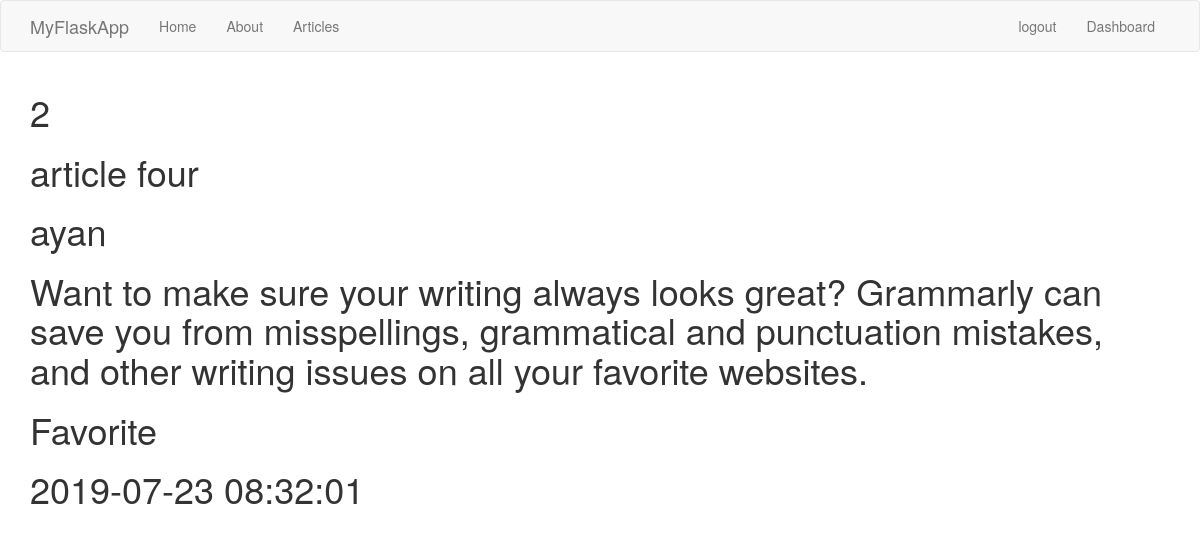
Page /article/2 (signed in) on the earlier database version.
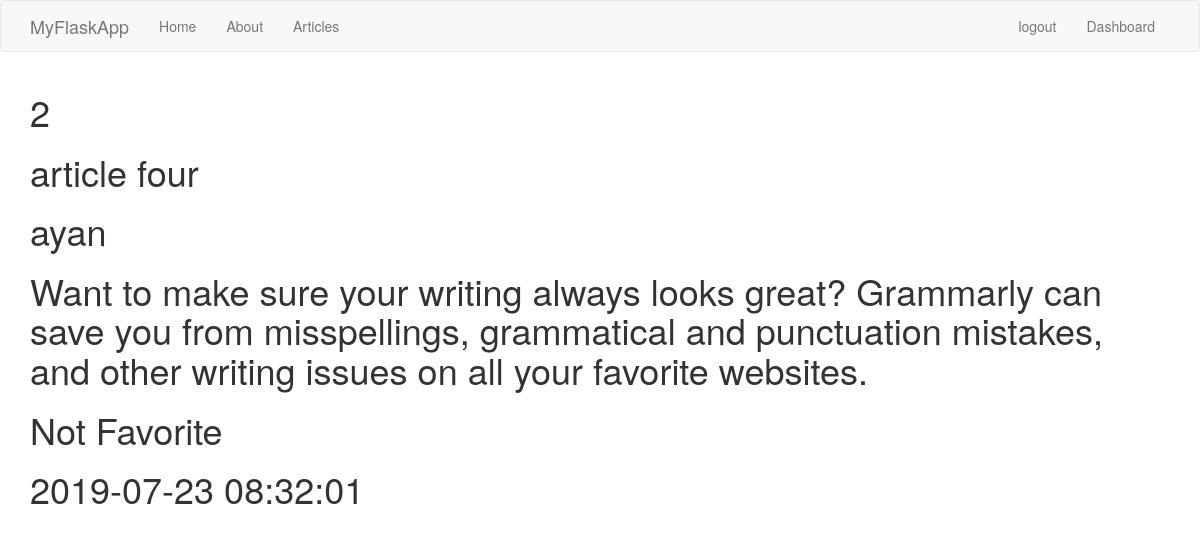
Same page on the later database version.
### firstApp.py (the view)
@app.route('/article/<int:id>')
@is_logged_in
def article(id):
    connection = sqlite3.connect('db/articles_fav.db')
    cursor = connection.cursor()
    result = cursor.execute("Select * from articles_fav")
    articles = cursor.fetchall()
    if result:
        for article in articles:
            if article[0] == id:
                return render_template('article.html', articles = article)
    else:
        return render_template('article.html', msg = 'id is not valid')

### firstApp.py (called while the page is built)
def is_logged_in(f):
    @wraps(f)
    def wrap(*args, **kwargs):
        if 'logged_in' in session:
            return f(*args, **kwargs)
        else:
            flash('Unauthorized, Please login', 'danger')
            return redirect(url_for('login'))
    return wrap

### templates/article.html
{% extends 'layout.html' %}
{% block body %}
    {% if articles %}
        <h1>{{articles[0]}}</h1>
        <h1>{{articles[1]}}</h1>
        <h1>{{articles[2]}}</h1>
        <h1>{{articles[3]}}</h1>
        {% if articles[4] %}
            <h1>Favorite</h1>
        {% else %}
            <h1>Not Favorite</h1>
        {% endif %}
        <h1>{{articles[5]}}</h1>
    {% else %}
        <h1>You have given a wrong id</h1>
    {% endif %}
{% endblock%}

Differences in the rows shown:
changed articles_fav "article four": fav 1 → 0 (drawn)
Other differences:
text no longer shown: "Favorite"
text now shown: "Not Favorite"
